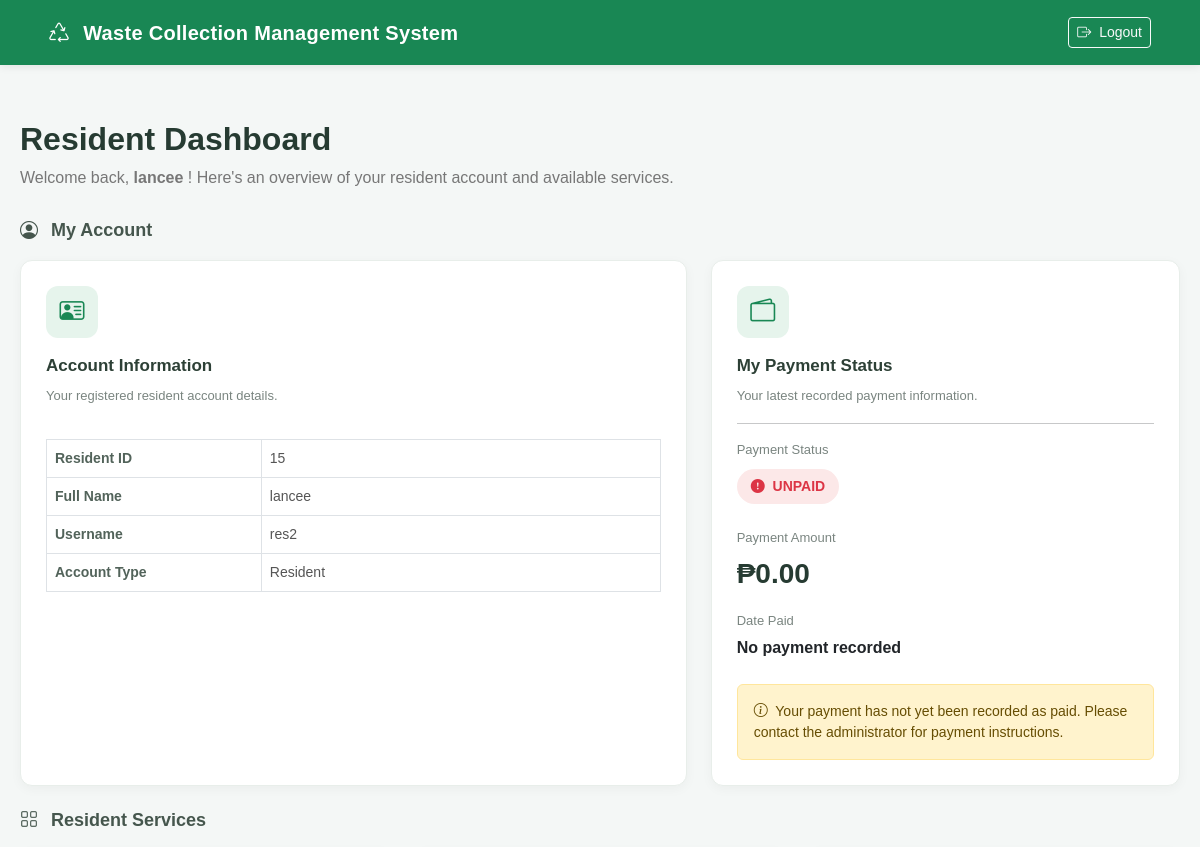
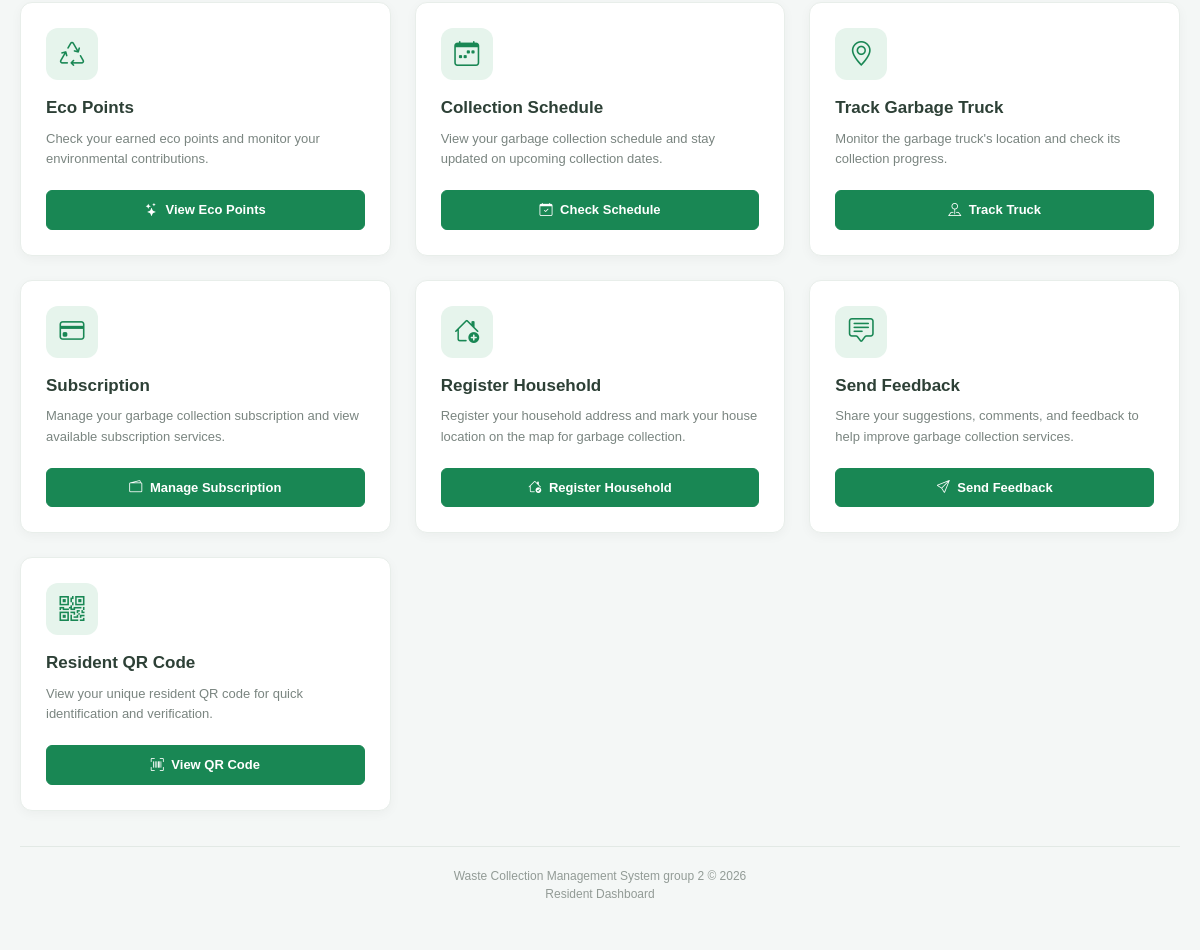
The app's page /system-main/wastesystem/residents/dashboard.php (signed in) with its own data (2 pictures, top to bottom).
### tables this page shows
CREATE TABLE `users` (
  `id` int(11) NOT NULL,
  `fullname` varchar(255) NOT NULL,
  `users` varchar(255) NOT NULL,
  `password` varchar(255) NOT NULL,
  `role` varchar(11) NOT NULL
);

### system-main/wastesystem/residents/dashboard.php (the view, shortened to what this page needs)
<?php
include "../config/database.php";
$user_id = (int) $_SESSION["user_id"];
$sql = mysqli_prepare(
    $conn,
    "SELECT id, fullname, users, role
     FROM users
     WHERE id = ?
     LIMIT 1"
);
mysqli_stmt_bind_param($sql, "i", $user_id);
mysqli_stmt_execute($sql);
$result = mysqli_stmt_get_result($sql);
$user = mysqli_fetch_assoc($result);
$payment_sql = mysqli_prepare(
    $conn,
    "SELECT amount, status, paid_at
     FROM resident_payments
     WHERE user_id = ?
     ORDER BY id DESC
     LIMIT 1"
);
mysqli_stmt_bind_param($payment_sql, "i", $user_id);
mysqli_stmt_execute($payment_sql);
$payment_result = mysqli_stmt_get_result($payment_sql);
$payment = mysqli_fetch_assoc($payment_result);
if (!$payment) {
    $payment_status = "Unpaid";
    $payment_amount = 0;
    $paid_at = null;
} else {
    $payment_status = $payment["status"];
    $payment_amount = $payment["amount"];
    $paid_at = $payment["paid_at"];
}
$is_paid = strtolower($payment_status) == "paid";
?>
<!DOCTYPE html>
<html lang="en">
<head>
    <link href="../assets/vendor/bootstrap/css/bootstrap.min.css" rel="stylesheet">
    <link rel="stylesheet"
        href="https://cdn.jsdelivr.net/npm/bootstrap-icons@1.11.3/font/bootstrap-icons.min.css">
    <link href="../assets/css/style.css" rel="stylesheet">
</head>
<body>
<nav class="navbar navbar-dark">
    <div class="container-fluid px-4">
        <span class="navbar-brand mb-0">
            <i class="bi bi-recycle me-2"></i>
            Waste Collection Management System
        </span>
        <a href="../logout.php" class="btn btn-outline-light btn-sm">
            <i class="bi bi-box-arrow-right me-1"></i>
            Logout
        </a>
    </div>
</nav>
    <div class="dashboard-container">
        <div class="dashboard-header">
            <h2>Resident Dashboard</h2>
            <p>
                Welcome back,
                <strong>
                    <?php echo htmlspecialchars($user["fullname"]); ?>
                </strong>!
                Here's an overview of your resident account and available services.
            </p>
        </div>
        <h6 class="section-title mt-4">
            <i class="bi bi-person-circle me-2"></i>
            My Account
        </h6>
        <div class="row g-4 mb-4">
            <div class="col-lg-7">
                <div class="card dashboard-card">
                    <div class="card-body">
                        <div class="dashboard-icon">
                            <i class="bi bi-person-vcard"></i>
                        </div>
                        <h5>Account Information</h5>
                        <p>
                            Your registered resident account details.
                        </p>
                        <div class="table-responsive">
                            <table class="table table-bordered info-table mt-3">
                                <tr>
                                    <th>Resident ID</th>
                                    <td>
                                        <?php echo htmlspecialchars((string) $user["id"]); ?>
                                    </td>
                                </tr>
                                <tr>
                                    <th>Full Name</th>
                                    <td>
                                        <?php echo htmlspecialchars($user["fullname"]); ?>
                                    </td>
                                </tr>
                                <tr>
                                    <th>Username</th>
                                    <td>
                                        <?php echo htmlspecialchars($user["users"]); ?>
                                    </td>
                                </tr>
                                <tr>
                                    <th>Account Type</th>
                                    <td>Resident</td>
                                </tr>
                            </table>
                        </div>
                    </div>
                </div>
            </div>
            <div class="col-lg-5">
                <div class="card dashboard-card">
                    <div class="card-body">
                        <div class="dashboard-icon">
                            <i class="bi bi-wallet2"></i>
                        </div>
                        <h5>My Payment Status</h5>
                        <p>
                            Your latest recorded payment information.
                        </p>
                        <hr>
                        <p class="mb-2">
                            Payment Status
                        </p>
                        <?php if ($is_paid) { ?>
                            <span class="payment-status status-paid">
                                <i class="bi bi-check-circle-fill me-1"></i>
                                PAID
                            </span>
                        <?php } else { ?>
                            <span class="payment-status status-unpaid">
                                <i class="bi bi-exclamation-circle-fill me-1"></i>
                                UNPAID
                            </span>
                        <?php } ?>
                        <p class="mt-4 mb-1">
                            Payment Amount
                        </p>
                        <div class="payment-amount">
                            ₱<?php echo number_format((float) $payment_amount, 2); ?>
                        </div>
                        <p class="mt-3 mb-1">
                            Date Paid
                        </p>
                        <strong>
                            <?php
                            if ($is_paid && !empty($paid_at)) {
                                echo htmlspecialchars(
                                    date("F d, Y h:i A", strtotime($paid_at))
                                );
                            } else {
                                echo "No payment recorded";
                            }
                            ?>
                        </strong>
                        <?php if (!$is_paid) { ?>
                            <div class="alert alert-warning mt-4 mb-0 small">
                                <i class="bi bi-info-circle me-1"></i>
                                Your payment has not yet been recorded as paid.
                                Please contact the administrator for payment instructions.
                            </div>
                        <?php } ?>
                    </div>
                </div>
            </div>
        </div>
        <h6 class="section-title">
            <i class="bi bi-grid me-2"></i>
            Resident Services
        </h6>
        <div class="row g-4 mb-4">
            <div class="col-md-6 col-lg-4">
                <div class="card dashboard-card service-card">
                    <div class="card-body">
                        <div class="dashboard-icon">
                            <i class="bi bi-recycle"></i>
                        </div>
                        <h5>Eco Points</h5>
                        <p>
                            Check your earned eco points and monitor
                            your environmental contributions.
                        </p>
                        <a href="eco_points.php" class="btn btn-success w-100">
                            <i class="bi bi-stars me-1"></i>
                            View Eco Points
                        </a>
                    </div>
                </div>
            </div>
            <div class="col-md-6 col-lg-4">
                <div class="card dashboard-card service-card">
                    <div class="card-body">
                        <div class="dashboard-icon">
                            <i class="bi bi-calendar-week"></i>
                        </div>
                        <h5>Collection Schedule</h5>
                        <p>
                            View your garbage collection schedule
                            and stay updated on upcoming collection dates.
                        </p>
                        <a href="collection_schedule.php" class="btn btn-success w-100">
                            <i class="bi bi-calendar-check me-1"></i>
                            Check Schedule
                        </a>
                    </div>
                </div>
            </div>
            <div class="col-md-6 col-lg-4">
                <div class="card dashboard-card service-card">
                    <div class="card-body">
                        <div class="dashboard-icon">
                            <i class="bi bi-geo-alt"></i>
                        </div>
                        <h5>Track Garbage Truck</h5>
                        <p>
                            Monitor the garbage truck's location
                            and check its collection progress.
                        </p>
                        <a href="track_truck.php" class="btn btn-success w-100">
                            <i class="bi bi-pin-map me-1"></i>
                            Track Truck
                        </a>
                    </div>
                </div>
            </div>
            <div class="col-md-6 col-lg-4">
                <div class="card dashboard-card service-card">
                    <div class="card-body">
                        <div class="dashboard-icon">
                            <i class="bi bi-credit-card"></i>
                        </div>
                        <h5>Subscription</h5>
                        <p>
                            Manage your garbage collection subscription
                            and view available subscription services.
                        </p>
                        <a href="subscription.php" class="btn btn-success w-100">
                            <i class="bi bi-wallet2 me-1"></i>
                            Manage Subscription
                        </a>
                    </div>
                </div>
            </div>
<div class="col-md-6 col-lg-4">
    <div class="card dashboard-card service-card">
        <div class="card-body">
            <div class="dashboard-icon">
                <i class="bi bi-house-add"></i>
            </div>
            <h5>Register Household</h5>
            <p>
                Register your household address and mark your
                house location on the map for garbage collection.
            </p>
            <a href="register_household.php" class="btn btn-success w-100">
                <i class="bi bi-house-check me-1"></i>
                Register Household
            </a>
        </div>
    </div>
</div>
            <div class="col-md-6 col-lg-4">
                <div class="card dashboard-card service-card">
                    <div class="card-body">
                        <div class="dashboard-icon">
                            <i class="bi bi-chat-square-text"></i>
                        </div>
                        <h5>Send Feedback</h5>
                        <p>
                            Share your suggestions, comments, and
                            feedback to help improve garbage collection services.
                        </p>
                        <a href="feedback.php" class="btn btn-success w-100">
                            <i class="bi bi-send me-1"></i>
                            Send Feedback
                        </a>
                    </div>
                </div>
            </div>
            <div class="col-md-6 col-lg-4">
                <div class="card dashboard-card service-card">
                    <div class="card-body">
                        <div class="dashboard-icon">
                            <i class="bi bi-qr-code"></i>
                        </div>
                        <h5>Resident QR Code</h5>
                        <p>
                            View your unique resident QR code for
                            quick identification and verification.
                        </p>
                        <a href="qrcode.php" class="btn btn-success w-100">
                            <i class="bi bi-upc-scan me-1"></i>
                            View QR Code
                        </a>
                    </div>
                </div>
            </div>
        </div>
        <div class="dashboard-footer">
            Waste Collection Management System group 2
            &copy; <?php echo date("Y"); ?>
            <br>
            Resident Dashboard
        </div>
    </div>
</body>
</html>

### system-main/wastesystem/assets/css/style.css (style rules this page uses)
body { background: #f5f7fb; }
.navbar-brand { font-weight: 700; }
.card { border: 0; box-shadow: 0 0.25rem 1rem rgba(0,0,0,.06); }
body { margin: 0; min-height: 100vh; display: flex; justify-content: center; align-items: center; font-family: Arial, sans-serif; background: #ffffff; }

### system-main/wastesystem/residents/dashboard.php (style rules this page uses)
body { background-color: #f4f7f6; font-family: Arial, sans-serif; color: #333; padding-top: 85px; }
.navbar { background-color: #198754 !important; padding: 12px 25px; box-shadow: 0 2px 8px rgba(0, 0, 0, 0.08); position: fixed !important; top: 0 !important; left: 0 !important; right: 0 !important; width: 100% !important; min-height: 65px; z-index: 9999; }
.navbar-brand { font-weight: bold; font-size: 20px; letter-spacing: 0.3px; }
.dashboard-container { max-width: 1200px; margin: 0 auto; padding: 35px 20px; }
.dashboard-header { margin-bottom: 30px; }
.dashboard-header h2 { font-weight: 700; color: #263b32; margin-bottom: 8px; }
.dashboard-header p { color: #777; margin-bottom: 0; }
.section-title { font-size: 18px; font-weight: 600; color: #45564d; margin-bottom: 18px; }
.dashboard-card { background: #fff; border: 1px solid #e8eeea; border-radius: 12px; box-shadow: 0 3px 12px rgba(0, 0, 0, 0.04); height: 100%; transition: all 0.25s ease; }
.dashboard-card .card-body { padding: 25px; }
.service-card { display: flex; flex-direction: column; }
.service-card .card-body { display: flex; flex-direction: column; flex: 1; }
.dashboard-icon { width: 52px; height: 52px; background-color: #e6f4ec; color: #198754; border-radius: 12px; display: flex; align-items: center; justify-content: center; font-size: 25px; margin-bottom: 18px; }
.dashboard-card h5 { font-weight: 700; font-size: 17px; color: #2d4036; margin-bottom: 10px; }
.dashboard-card p { color: #7a8580; font-size: 13px; line-height: 1.6; }
.service-card p { flex-grow: 1; margin-bottom: 20px; }
.dashboard-card .btn { border-radius: 6px; padding: 9px 12px; font-size: 13px; font-weight: 600; }
.btn-success { background-color: #198754; border-color: #198754; }
.info-table th { width: 35%; color: #52635a; font-weight: 600; font-size: 14px; }
.info-table td { color: #555; font-size: 14px; }
.payment-status { font-size: 14px; font-weight: 700; padding: 7px 14px; border-radius: 20px; display: inline-block; }
.status-unpaid { background: #fce8e8; color: #dc3545; }
.payment-amount { font-size: 28px; font-weight: 700; color: #263b32; }
.dashboard-footer { margin-top: 35px; padding: 20px 0; border-top: 1px solid #e2e9e5; color: #929b96; font-size: 12px; text-align: center; }

### records on screen
users: fullname "lancee", id "15", users "res2"

### other values on screen
$payment_amount "0.00"
